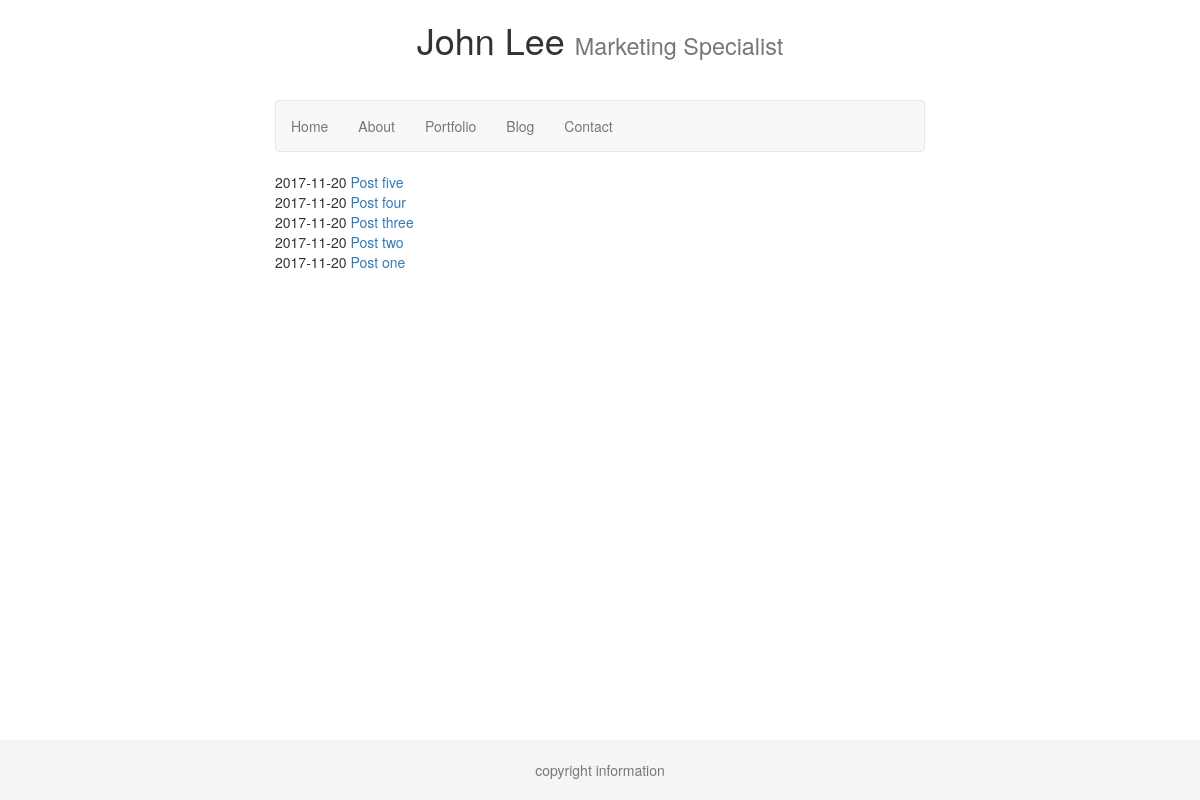
Screenshot of /blog/ with the database file from the repository.
### blog/models.py (models this page shows, shortened)
class Post(models.Model):
    title = models.CharField(max_length = 160)
    text = models.TextField()
    date = models.DateTimeField()

### blog/templates/blog/blog.html
{% extends "personal/header.html" %}
{% block content %}
	{% for post in object_list %}
		{{ post.date|date:"Y-m-d" }}
		<a href="/blog/{{post.id}}">  {{ post.title }}</a><br>
	{% endfor %}
{% endblock %}

### personal/templates/personal/header.html (shortened to what this page needs)
<!DOCTYPE html>
<html>
<head>
{% load staticfiles %}
<link rel="stylesheet" href="https://maxcdn.bootstrapcdn.com/bootstrap/3.3.7/css/bootstrap.min.css">
</head>
<body>
<div class="container">
		<div class="row">
			<div class="col-md-12" id="site-title">
				<h1>John Lee  <small>Marketing Specialist</small></h1>
			</div>
		</div>
	<div class="row">
		<div class="col-md-12">
			<nav class="navbar navbar-default">
					<ul class="nav navbar-nav">
						<li><a href="/">Home</a></li>
						<li><a href="/about">About</a></li>
						<li><a href="/portfolio">Portfolio</a></li>
						<li><a href="/blog/">Blog</a></li>
						<li><a href="/contact">Contact</a></li>
					</ul>
			</nav>
		</div>
	</div>
  {% block content %}
  {% endblock %}
</div>
<footer class="footer">
  <div class="container">
    <p class="text-muted">copyright information</p>
  </div>
</footer>
</body>
</html>

### personal/templates/personal/header.html (style rules this page uses)
#site-title { margin-bottom: 30px; text-align: center; }
html { position: relative; min-height: 100%; }
body { margin-bottom: 60px; }
.footer { position: absolute; bottom: 0; width: 100%; height: 60px; background-color: #f5f5f5; text-align: center; }
.container { width: auto; max-width: 680px; padding: 0 15px; }
.container .text-muted { margin: 20px 0; }

### rows the page displays
Post: date "2017-11-20", title "Post five"
Post: date "2017-11-20", title "Post four"
Post: date "2017-11-20", title "Post three"
Post: date "2017-11-20", title "Post two"
Post: date "2017-11-20", title "Post one"
